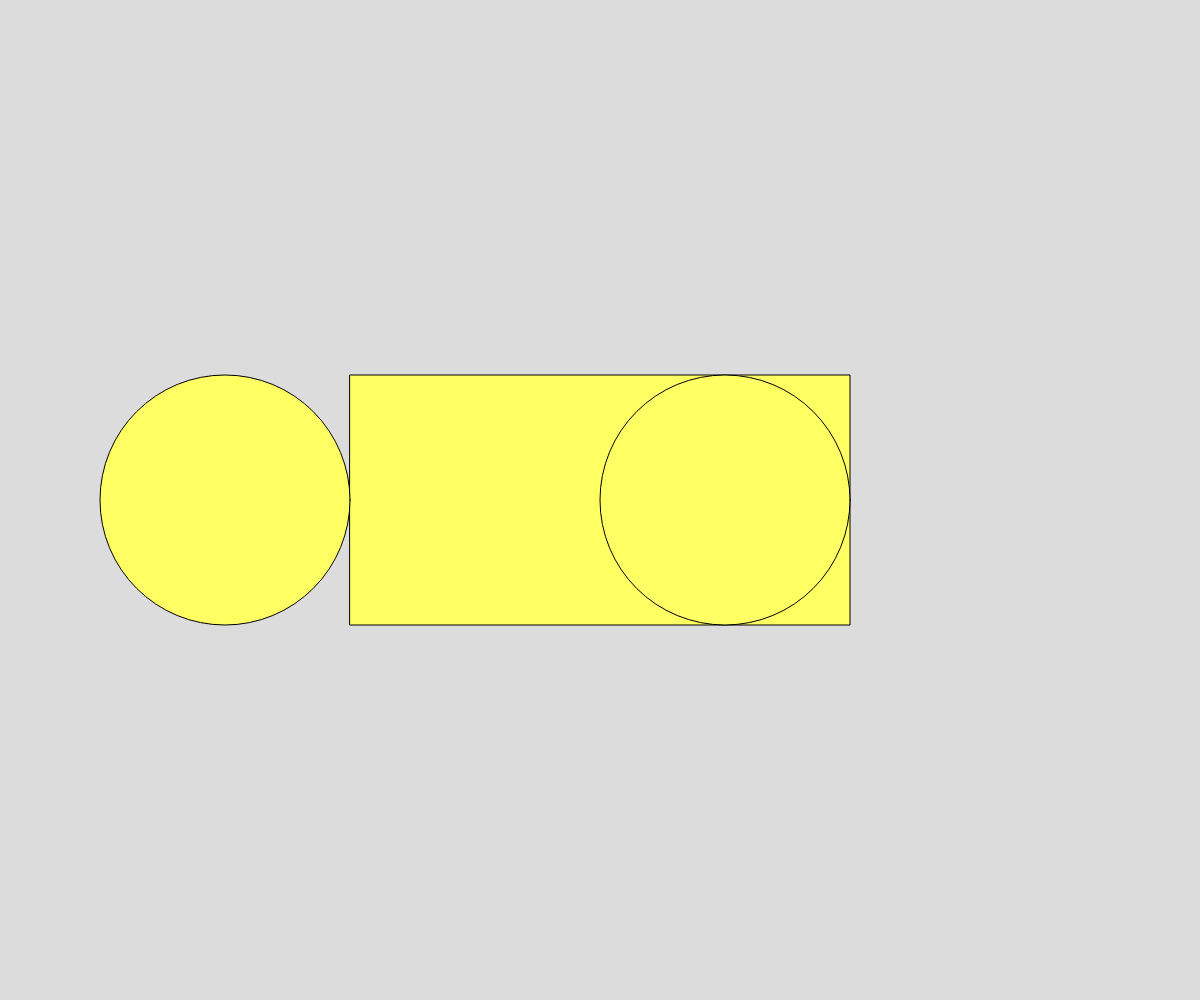
Frame 1 (no input)
Frame 60 (no input): identical to frame 1, image omitted
Frame 120 (the mouse pressed at the canvas centre since frame 60): identical to frame 1, image omitted

The p5.js sketch that drew this single still picture (run headless with seeded random() and noise() and a simulated clock; from frame 60 on, the mouse is pressed at the canvas centre):

// p5.js sketch
// ── sketch.js


function setup() {
  // CODE WRITEN HERE IS EXECUTED ONLY ONCE
  createCanvas(window.innerWidth, window.innerHeight); // width,  height
  // console.log(rectMode(CENTER))
}

function draw() {
  // CODE WRITTEN HERE IS EXECUTED CONSTANTLY
  background(220); // ONE COLOR === rgb(220, 220, 220)
  fill(360, 300, 100);
  rectMode(CENTER); // ANCHOR POINT CENTER
  rect(window.innerWidth/2, window.innerHeight/2, 500, 250) // x, y, width, height
  ellipse(window.innerWidth/2 - 375, window.innerHeight/2, 250, 250) // x, y, horizontal radius, vertical radius
  ellipse(window.innerWidth/2 + 125, window.innerHeight/2, 250, 250) // x, y, horizontal radius, vertical radius

}
